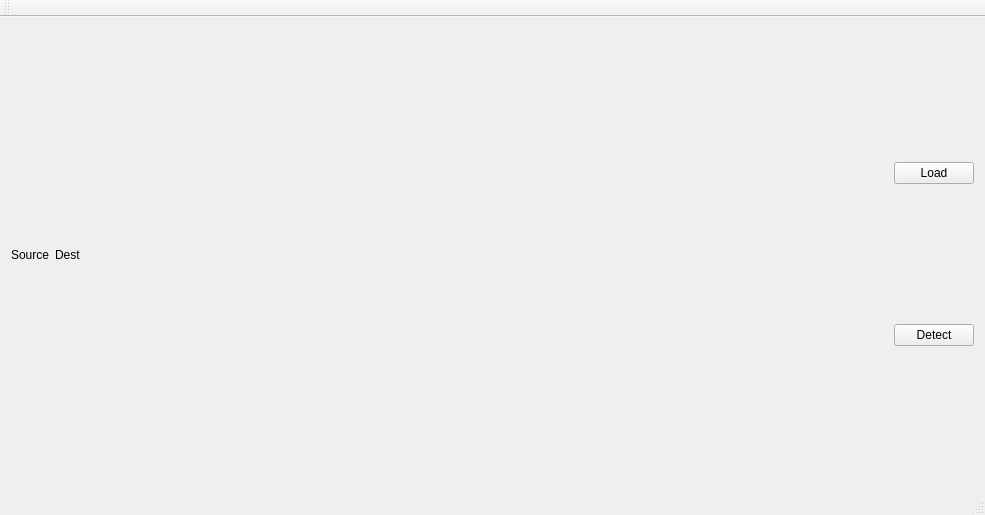
<?xml version="1.0" encoding="UTF-8"?>
<ui version="4.0">
 <class>MainWindow</class>
 <widget class="QMainWindow" name="MainWindow">
  <property name="geometry">
   <rect>
    <x>0</x>
    <y>0</y>
    <width>985</width>
    <height>515</height>
   </rect>
  </property>
  <property name="windowTitle">
   <string>MainWindow</string>
  </property>
  <widget class="QWidget" name="centralWidget">
   <layout class="QHBoxLayout" name="horizontalLayout_2">
    <item>
     <layout class="QHBoxLayout" name="horizontalLayout">
      <item>
       <widget class="QLabel" name="label_2">
        <property name="text">
         <string>Source</string>
        </property>
       </widget>
      </item>
      <item>
       <widget class="QLabel" name="label">
        <property name="sizePolicy">
         <sizepolicy hsizetype="Expanding" vsizetype="Preferred">
          <horstretch>0</horstretch>
          <verstretch>0</verstretch>
         </sizepolicy>
        </property>
        <property name="text">
         <string>Dest</string>
        </property>
       </widget>
      </item>
      <item>
       <layout class="QVBoxLayout" name="verticalLayout">
        <item>
         <widget class="QPushButton" name="loadButton">
          <property name="text">
           <string>Load</string>
          </property>
         </widget>
        </item>
        <item>
         <widget class="QPushButton" name="detectButton">
          <property name="text">
           <string>Detect</string>
          </property>
         </widget>
        </item>
       </layout>
      </item>
     </layout>
    </item>
   </layout>
  </widget>
  <widget class="QMenuBar" name="menuBar">
   <property name="geometry">
    <rect>
     <x>0</x>
     <y>0</y>
     <width>985</width>
     <height>21</height>
    </rect>
   </property>
  </widget>
  <widget class="QToolBar" name="mainToolBar">
   <attribute name="toolBarArea">
    <enum>TopToolBarArea</enum>
   </attribute>
   <attribute name="toolBarBreak">
    <bool>false</bool>
   </attribute>
  </widget>
  <widget class="QStatusBar" name="statusBar"/>
 </widget>
 <layoutdefault spacing="6" margin="11"/>
 <resources/>
 <connections/>
</ui>
